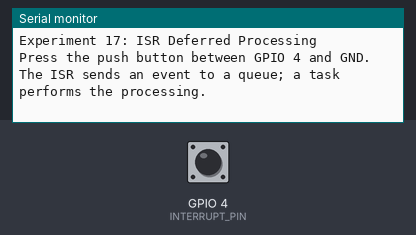
This sketch was run on a simulated ESP32. Shown: the last lines printed to the serial monitor. The test bench sets the inputs (shaded band); at power-on: GPIO 4 (INTERRUPT_PIN) HIGH.

Above: at 2.2 s.
2.3 s: GPIO 4 (INTERRUPT_PIN) pulled LOW for 0.15 s
At 2.8 s:
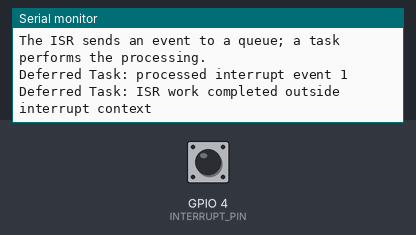
3.9 s: GPIO 4 (INTERRUPT_PIN) pulled LOW for 1 s
At 5.1 s:
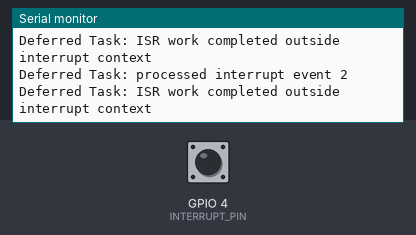
6.4 s: GPIO 4 (INTERRUPT_PIN) pulled LOW for 0.15 s
At 7.0 s:
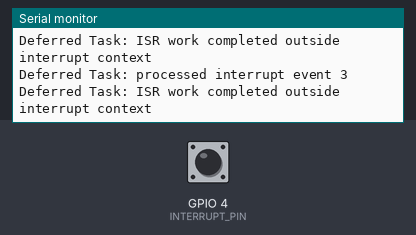

The sketch:

Exp17_ISR_Deferred_Processing.ino
```cpp
#include <Arduino.h>
#include "freertos/FreeRTOS.h"
#include "freertos/task.h"
#include "freertos/queue.h"

#define INTERRUPT_PIN 4

QueueHandle_t interruptQueue;
volatile uint32_t interruptCount = 0;

void IRAM_ATTR buttonISR() {
  BaseType_t higherPriorityTaskWoken = pdFALSE;
  uint32_t eventNumber = ++interruptCount;

  // ISR-safe API: do not use Serial, delay, or normal queue functions here.
  xQueueSendFromISR(interruptQueue, (void *)&eventNumber, &higherPriorityTaskWoken);

  if (higherPriorityTaskWoken == pdTRUE)
    portYIELD_FROM_ISR();
}

void interruptProcessingTask(void *pv) {
  uint32_t eventNumber;
  for (;;) {
    if (xQueueReceive(interruptQueue, &eventNumber, portMAX_DELAY) == pdPASS) {
      Serial.printf("Deferred Task: processed interrupt event %lu\n",
                    (unsigned long)eventNumber);
      Serial.println("Deferred Task: ISR work completed outside interrupt context");
    }
  }
}

void setup() {
  Serial.begin(115200);
  delay(1000);
  pinMode(INTERRUPT_PIN, INPUT_PULLUP);

  interruptQueue = xQueueCreate(10, sizeof(uint32_t));
  if (!interruptQueue) {
    Serial.println("ERROR: Interrupt queue creation failed.");
    while (true) delay(1000);
  }

  xTaskCreatePinnedToCore(
    interruptProcessingTask, "ISR_Deferred_Task", 3072, nullptr, 3, nullptr, 1);

  attachInterrupt(digitalPinToInterrupt(INTERRUPT_PIN), buttonISR, FALLING);

  Serial.println("\nExperiment 17: ISR Deferred Processing");
  Serial.println("Press the push button between GPIO 4 and GND.");
  Serial.println("The ISR sends an event to a queue; a task performs the processing.");
}

void loop() {
  vTaskDelay(pdMS_TO_TICKS(1000));
}
```

Measured:
- after the input at 2.3 s, the serial monitor: prints a new line at once (image 1)
- after the input at 3.9 s, the serial monitor: prints a new line at once (image 2)
- after the input at 6.4 s, the serial monitor: prints a new line at once (image 3)
